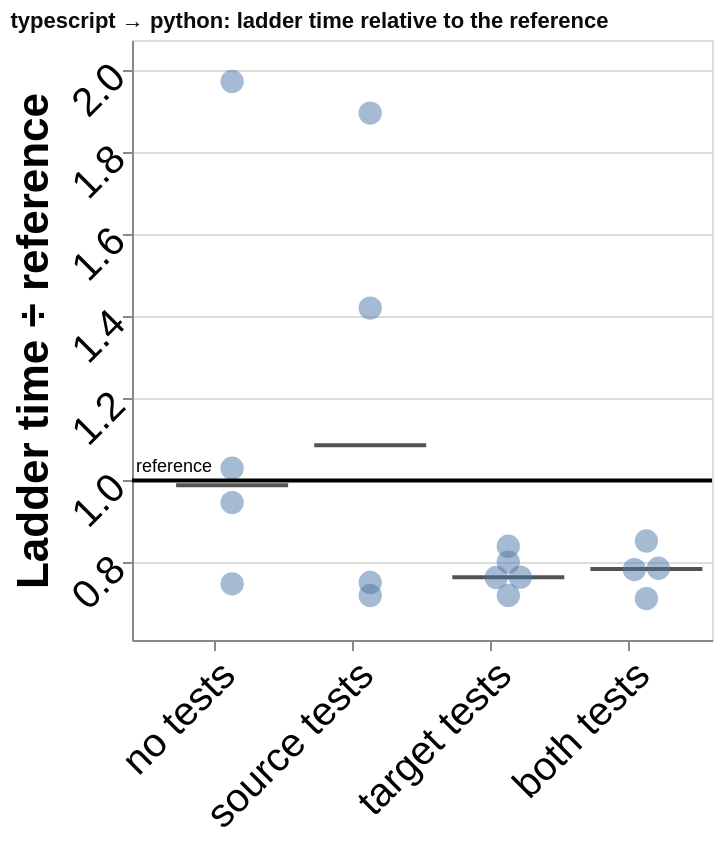

Describe this chart as a Vega-Lite specification.
### Vega-Lite specification from a JSON file in a GitHub repository (floating-point values rounded to 4 significant figures)
{"config": {"view": {"continuousWidth": 300, "continuousHeight": 300}, "axis": {"labelAngle": -45}}, "layer": [{"data": {"name": "data-580a46a7f2152375b08d86dd0a449b02"}, "mark": {"type": "tick", "color": "#0b0b0b", "opacity": 0.7, "size": 56, "thickness": 2}, "encoding": {"x": {"field": "condition", "sort": ["no tests", "source tests", "target tests", "both tests"], "title": null, "type": "nominal", "axis": {"labelFontSize": 20}}, "xOffset": {"field": "nudge", "scale": {"domain": [-2, 2], "range": [12.25, 60.25]}, "title": null, "type": "quantitative"}, "y": {"field": "value", "scale": {"domain": [0.6115, 2.073], "nice": false}, "title": "Ladder time ÷ reference", "type": "quantitative", "axis": {"labelFontSize": 20, "titleFontSize": 22}}}}, {"data": {"name": "data-f7d490249c51e770f621fa97884bdf05"}, "mark": {"type": "point", "filled": true, "opacity": 0.5, "size": 136}, "encoding": {"tooltip": [{"field": "port", "title": "run", "type": "nominal"}, {"field": "value", "format": ".2f", "title": "ladder time ÷ reference", "type": "quantitative"}, {"field": "ladder_rungs_completed", "title": "rungs completed", "type": "quantitative"}, {"field": "ladder_total_ms", "format": ",.1f", "title": "total ms", "type": "quantitative"}], "x": {"field": "condition", "sort": ["no tests", "source tests", "target tests", "both tests"], "title": null, "type": "nominal", "axis": {"labelFontSize": 20}}, "xOffset": {"field": "nudge", "scale": {"domain": [-2, 2], "range": [12.25, 60.25]}, "title": null, "type": "quantitative"}, "y": {"field": "value", "scale": {"domain": [0.6115, 2.073], "nice": false}, "title": "Ladder time ÷ reference", "type": "quantitative", "axis": {"labelFontSize": 20, "titleFontSize": 22}}}}, {"data": {"name": "data-a630986baac081710e889288b28dd2bb"}, "mark": {"type": "rule", "color": "black", "strokeWidth": 2}, "encoding": {"y": {"field": "value", "scale": {"domain": [0.6115, 2.073], "nice": false}, "title": "Ladder time ÷ reference", "type": "quantitative", "axis": {"labelFontSize": 20, "titleFontSize": 22}}}}, {"data": {"name": "data-a630986baac081710e889288b28dd2bb"}, "mark": {"type": "text", "align": "left", "baseline": "bottom", "dy": -2, "fontSize": 9}, "encoding": {"text": {"field": "label", "type": "nominal"}, "x": {"value": 2}, "y": {"field": "value", "scale": {"domain": [0.6115, 2.073], "nice": false}, "title": "Ladder time ÷ reference", "type": "quantitative", "axis": {"labelFontSize": 20, "titleFontSize": 22}}}}], "height": 300, "title": {"text": "typescript → python: ladder time relative to the reference", "anchor": "start", "color": "#0b0b0b", "fontSize": 11}, "width": 290, "$schema": "https://vega.github.io/schema/vega-lite/v6.4.1.json", "datasets": {"data-580a46a7f2152375b08d86dd0a449b02": [{"condition": "no tests", "value": 0.9882, "nudge": 0.0}, {"condition": "source tests", "value": 1.086, "nudge": 0.0}, {"condition": "target tests", "value": 0.7645, "nudge": 0.0}, {"condition": "both tests", "value": 0.7846, "nudge": 0.0}], "data-f7d490249c51e770f621fa97884bdf05": [{"run_id": "20260908T234247Z_2da5a2c0", "condition": "no tests", "ladder_rungs_completed": 16, "ladder_total_ms": 416.1, "value": 1.03, "reference": 1.0, "port": "2da5a2c0", "nudge": 0.0}, {"run_id": "20260909T015142Z_f8ca89ff", "condition": "no tests", "ladder_rungs_completed": 16, "ladder_total_ms": 409.9, "value": 0.9463, "reference": 1.0, "port": "f8ca89ff", "nudge": 0.0}, {"run_id": "20260909T035041Z_2d7fbef6", "condition": "no tests", "ladder_rungs_completed": 16, "ladder_total_ms": 370.1, "value": 0.7483, "reference": 1.0, "port": "2d7fbef6", "nudge": 0.0}, {"run_id": "20260909T140517Z_670261ce", "condition": "no tests", "ladder_rungs_completed": 18, "ladder_total_ms": 20950.0, "value": 1.972, "reference": 1.0, "port": "670261ce", "nudge": 0.0}, {"run_id": "20260909T013603Z_054a84ca", "condition": "source tests", "ladder_rungs_completed": 16, "ladder_total_ms": 359.5, "value": 0.7198, "reference": 1.0, "port": "054a84ca", "nudge": 0.0}, {"run_id": "20260909T134433Z_3f62598c", "condition": "source tests", "ladder_rungs_completed": 16, "ladder_total_ms": 366.2, "value": 0.7517, "reference": 1.0, "port": "3f62598c", "nudge": 0.0}, {"run_id": "20260909T154949Z_461ef9c5", "condition": "source tests", "ladder_rungs_completed": 16, "ladder_total_ms": 496.0, "value": 1.42, "reference": 1.0, "port": "461ef9c5", "nudge": 0.0}, {"run_id": "20260909T190508Z_7c1544c0", "condition": "source tests", "ladder_rungs_completed": 16, "ladder_total_ms": 575.0, "value": 1.895, "reference": 1.0, "port": "7c1544c0", "nudge": 0.0}, {"run_id": "20260909T012246Z_fbe56704", "condition": "target tests", "ladder_rungs_completed": 16, "ladder_total_ms": 372.7, "value": 0.7645, "reference": 1.0, "port": "fbe56704", "nudge": 0.5}, {"run_id": "20260909T032340Z_f01d5496", "condition": "target tests", "ladder_rungs_completed": 16, "ladder_total_ms": 364.3, "value": 0.7201, "reference": 1.0, "port": "f01d5496", "nudge": 0.0}, {"run_id": "20260909T133702Z_8305aa82", "condition": "target tests", "ladder_rungs_completed": 16, "ladder_total_ms": 388.2, "value": 0.8398, "reference": 1.0, "port": "8305aa82", "nudge": 0.0}, {"run_id": "20260909T154334Z_609edff1", "condition": "target tests", "ladder_rungs_completed": 16, "ladder_total_ms": 369.7, "value": 0.7637, "reference": 1.0, "port": "609edff1", "nudge": -0.5}, {"run_id": "20260909T185402Z_14873f98", "condition": "target tests", "ladder_rungs_completed": 16, "ladder_total_ms": 379.6, "value": 0.8012, "reference": 1.0, "port": "14873f98", "nudge": 0.0}, {"run_id": "20260909T011452Z_9f286468", "condition": "both tests", "ladder_rungs_completed": 16, "ladder_total_ms": 372.3, "value": 0.7861, "reference": 1.0, "port": "9f286468", "nudge": 0.5}, {"run_id": "20260909T132655Z_2a16d72b", "condition": "both tests", "ladder_rungs_completed": 16, "ladder_total_ms": 391.4, "value": 0.8526, "reference": 1.0, "port": "2a16d72b", "nudge": 0.0}, {"run_id": "20260909T153339Z_9de9fd66", "condition": "both tests", "ladder_rungs_completed": 16, "ladder_total_ms": 379.5, "value": 0.783, "reference": 1.0, "port": "9de9fd66", "nudge": -0.5}, {"run_id": "20260909T184722Z_089a4294", "condition": "both tests", "ladder_rungs_completed": 16, "ladder_total_ms": 365.2, "value": 0.7123, "reference": 1.0, "port": "089a4294", "nudge": 0.0}], "data-a630986baac081710e889288b28dd2bb": [{"value": 1.0, "label": "reference"}]}}
